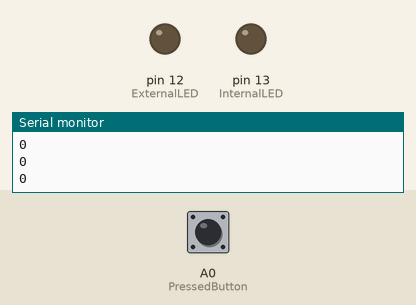
This sketch was run on a simulated Arduino Uno, built with avr-gcc and run on an emulated ATmega328P. On the bench: output pins drawn as LEDs (lit = HIGH), the last lines printed to the serial monitor. Inputs (shaded band) come from the test bench; at power-on: A0 (PressedButton) LOW.

Above: at 1.2 s.
1.3 s: A0 (PressedButton) pulsed HIGH 5 times (0.12 s each, 0.3 s apart)
At 2.6 s:
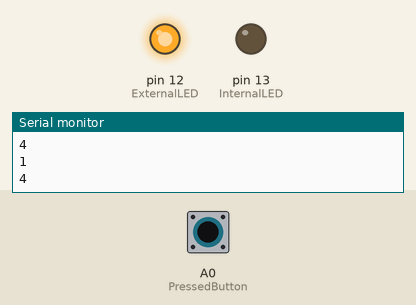
Timing chart, 0 to 4.3 s (numbered marks = the images above; inputs shaded):
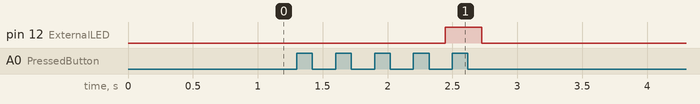

The sketch:

ButtonPressFourTimes.ino
```cpp
  const int InternalLED = 13;
  const int ExternalLED = 12;

  //the button
  int PressedButton = A0;

  //a counter for how many clicks you have done
  int counter = 0;

  // the setup routine runs once when you press reset:
  void setup() {

  // initialize serial communication at 9600 bits per second:
  Serial.begin(9600);

  // make the pin inputs and outputs:
  pinMode(PressedButton, INPUT);
  pinMode(InternalLED, OUTPUT);
  pinMode(ExternalLED, OUTPUT);
  }

  // the loop routine runs over and over again forever:
  void loop() {

  //the button state as it relates to the press of the physical button
  int buttonState = digitalRead(PressedButton);

  //for debugging in terminal
  Serial.println(buttonState);
  delay(30);

  Serial.println(counter);
  delay(30);

  //starting the code / counting upon presses
  if(buttonState == HIGH){
    counter++;
    delay(100);
   }

   else if(counter == 1){
    digitalWrite(ExternalLED, LOW);
   }

   else if(counter == 2){
    digitalWrite(ExternalLED, LOW);
   }

   else if(counter == 3){
    digitalWrite(ExternalLED, LOW);
    }

   else if(counter == 4){
    digitalWrite(ExternalLED, HIGH);
    }

   //resetting counter back to zero to reset
   else{
    digitalWrite(ExternalLED, LOW);
    counter = 0;
    }


// I was trying to make this work in a for loop, but i couldnt get it to work
//   if(buttonState == HIGH){
//      for(counter; counter <= 3; counter++){
//        if(counter = 3){
//        digitalWrite(ExternalLED, HIGH);
//        delay(100);
//        }
//      }
//   }


 }
```

Measured:
- after the input at 1.3 s, pin 12 (ExternalLED): LOW → HIGH after 1.1 s, → LOW 0.28 s later
